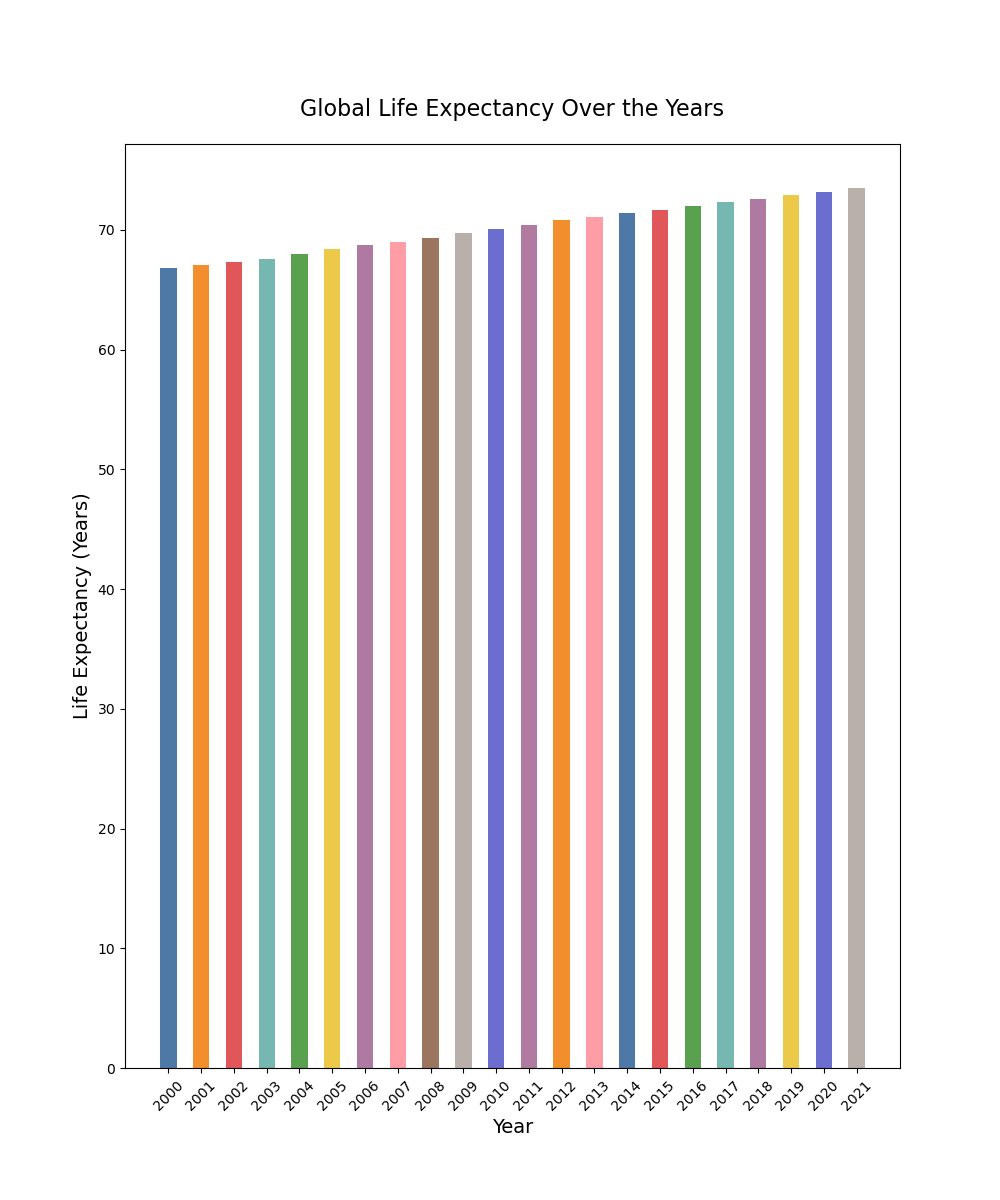

Reproduce this figure in Python.

import matplotlib.pyplot as plt

# Data for plotting
years = [
    2000, 2001, 2002, 2003, 2004, 2005,
    2006, 2007, 2008, 2009, 2010, 2011,
    2012, 2013, 2014, 2015, 2016, 2017,
    2018, 2019, 2020, 2021
]
life_expectancy = [
    66.8, 67.1, 67.3, 67.6, 68.0, 68.4,
    68.7, 69.0, 69.3, 69.7, 70.1, 70.4,
    70.8, 71.1, 71.4, 71.7, 72.0, 72.3,
    72.6, 72.9, 73.2, 73.5
]

# Changing figure size
plt.figure(figsize=(10, 12))

# Plotting - vertical bar chart
bar_width = 0.5
plt.bar(years, life_expectancy, color=[
    '#4e79a7', '#f28e2b', '#e15759', '#76b7b2', '#59a14f',
    '#edc949', '#af7aa1', '#ff9da7', '#9c755f', '#bab0ab',
    '#6b6ecf', '#b07aa1', '#f28e2b', '#ff9da7', '#4e79a7',
    '#e15759', '#59a14f', '#76b7b2', '#af7aa1', '#edc949',
    '#6b6ecf', '#bab0ab'
], width=bar_width)

# Customize chart
plt.xlabel('Year', fontsize=14)
plt.ylabel('Life Expectancy (Years)', fontsize=14)
plt.title('Global Life Expectancy Over the Years', fontsize=16, pad=20)

# Resize bar width
plt.xticks(years, [str(year) for year in years], fontsize=10, rotation=45)

# Show plot
plt.show()
